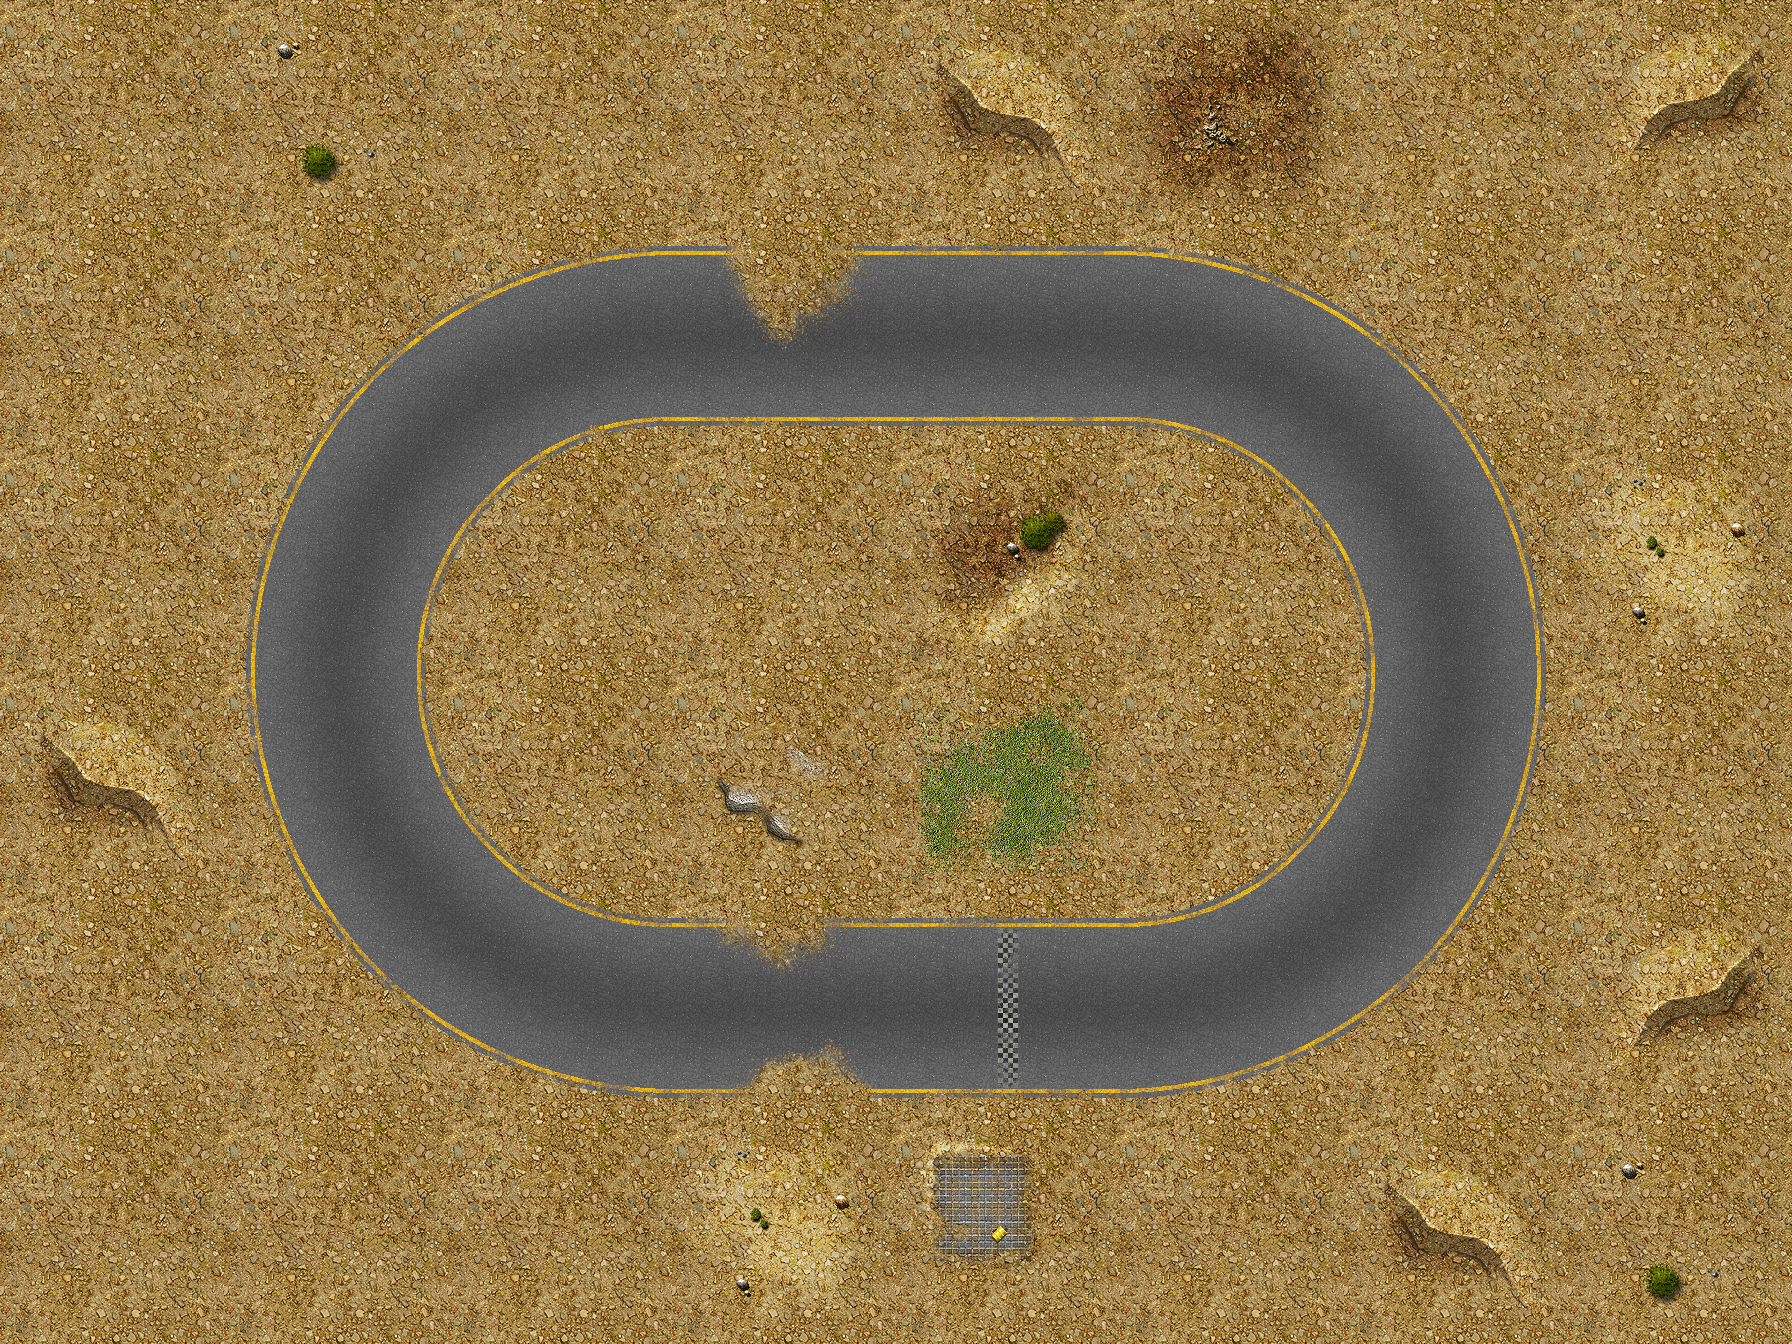

Rendered tile map (Tiled .tmx) drawn with the repository's tilesets; below, a short description and the map source with its tile grids summarised:
An orthogonal 8x6 tile map with 224x224 px tiles, 1 tile layer (track) and 49 objects (4x palm, 2x tree-5, 2x tree-6, 2x tree-9, tree-2, ...).

<map version="1.0" orientation="orthogonal" width="8" height="6" tilewidth="224" tileheight="224">
 <properties>
  <property name="name" value="Simple in the sand" />
 </properties>
 <tileset firstgid="1" name="desert" tilewidth="224" tileheight="224">
  <image source="tilesets/desert/224.png" width="896" height="2464" />
  <tile id="7">
   <properties>
    <property name="type" value="start" />
   </properties>
  </tile>
  <tile id="11">
   <properties>
    <property name="type" value="start" />
   </properties>
  </tile>
 </tileset>
 <layer name="track" width="8" height="6">
  <properties>
   <property name="start" value="left" />
  </properties>
  <data>[48 cells, 48 non-empty, 30 distinct tile ids]</data>
 </layer>
 <objectgroup color="#55ffff" name="-trees" width="8" height="6" visible="0">
  <object name="palm" type="palm" x="658" y="584" width="61" height="68">
   <properties>
    <property name="scale" value="4" />
   </properties>
  </object>
  <object name="palm" type="palm" x="1092" y="599" width="61" height="68">
   <properties>
    <property name="scale" value="5" />
   </properties>
  </object>
  <object name="palm" type="palm" x="888" y="681" width="61" height="68">
   <properties>
    <property name="scale" value="5" />
   </properties>
  </object>
  <object name="palm" type="palm" x="474" y="773" width="61" height="68">
   <properties>
    <property name="scale" value="5" />
   </properties>
  </object>
 </objectgroup>
 <objectgroup color="#55ffff" name="trees" width="8" height="6">
  <object name="tree-2" type="tree-2" x="1440" y="202" width="61" height="68">
   <properties>
    <property name="scale" value="2" />
   </properties>
  </object>
  <object name="tree-5" type="tree-5" x="301" y="1054" width="61" height="68">
   <properties>
    <property name="scale" value="5" />
   </properties>
  </object>
  <object name="tree-6" type="tree-6" x="993" y="564" width="61" height="68">
   <properties>
    <property name="scale" value="6" />
   </properties>
  </object>
  <object name="tree-9" type="tree-9" x="864" y="647" width="61" height="68">
   <properties>
    <property name="scale" value="8" />
   </properties>
  </object>
  <object name="tree-9" type="tree-9" x="207" y="360" width="61" height="68">
   <properties>
    <property name="scale" value="4" />
   </properties>
  </object>
  <object name="tree-1" type="tree-1" x="839" y="125" width="61" height="68">
   <properties>
    <property name="scale" value="1.25" />
   </properties>
  </object>
  <object name="tree-5" type="tree-5" x="364" y="184" width="61" height="68">
   <properties>
    <property name="scale" value="2" />
   </properties>
  </object>
  <object name="tree-6" type="tree-6" x="653" y="610" width="61" height="68">
   <properties>
    <property name="scale" value="4" />
   </properties>
  </object>
 </objectgroup>
 <objectgroup color="#ffaa00" name="lights" width="8" height="6">
  <object x="511" y="1068" width="27" height="21" />
  <object x="225" y="708" width="27" height="21" />
  <object x="772" y="215" width="27" height="21" />
  <object x="1527" y="674" width="27" height="21" />
  <object x="1132" y="211" width="27" height="21" />
  <object x="1198" y="1068" width="27" height="21" />
  <object x="376" y="339" />
  <object x="335" y="1008" />
  <object x="1400" y="968" />
  <object x="1435" y="322" />
 </objectgroup>
 <objectgroup color="#a40002" name="walls" width="8" height="6">
  <object x="676" y="439">
   <polyline points="0,0 60,0 385,0 429,7" />
  </object>
  <object x="860" y="894">
   <polyline points="15,14 77,27 195,35 280,29 364,3 469,-69" />
  </object>
  <object x="595" y="453">
   <polyline points="57,-9 -5,6 -63,49 -101,92 -127,213 -86,337 28,413 173,422" />
  </object>
  <object x="812" y="1106">
   <polyline points="-45,-2 41,-9 131,-21 242,-15 339,-19 437,-9" />
  </object>
  <object x="773" y="1114">
   <polyline points="0,0 -133,-16 -260,-17 -330,-61 -456,-89 -560,-396 -518,-599" />
  </object>
  <object x="227" y="529">
   <polyline points="0,0 86,-112 146,-233" />
  </object>
  <object x="375" y="316">
   <polyline points="0,0 107,-82 271,-92 391,-110" />
  </object>
  <object x="786" y="182">
   <polyline points="-42,17 197,41 344,16 568,35" />
  </object>
  <object x="1266" y="223">
   <polyline points="0,0 181,77 246,180" />
  </object>
  <object x="1520" y="385">
   <polyline points="0,0 50,176 32,382 -42,535 -122,609" />
  </object>
  <object x="1429" y="988">
   <polyline points="0,0 -201,100" />
  </object>
  <object x="763" y="855">
   <polyline points="0,0 155,56" />
  </object>
  <object x="1097" y="435">
   <polyline points="3,18 136,45 192,66 213,106 247,193 249,269 239,333 195,407" />
  </object>
 </objectgroup>
 <objectgroup color="#ecde0e" name="sectors" width="8" height="6" visible="0">
  <object x="677" y="249">
   <polygon points="-5,-81 -5,199 443,199 443,-81" />
  </object>
  <object x="1139" y="421">
   <polygon points="-19,27 -19,-253 317,-141 149,83" />
  </object>
  <object x="1310" y="496">
   <polygon points="-22,8 146,-216 258,8 34,120" />
  </object>
  <object x="1368" y="627">
   <polygon points="-24,-11 200,-123 200,157 -24,157" />
  </object>
  <object x="1342" y="808">
   <polygon points="2,-24 226,-24 2,256 -110,88" />
  </object>
  <object x="1210" y="910">
   <polygon points="22,-14 -90,-14 -90,210 134,154" />
  </object>
  <object x="658" y="1090">
   <polygon points="14,30 -322,-26 -98,-306 14,-250" />
  </object>
  <object x="417" y="1015">
   <polygon points="-81,49 -193,-175 87,-287 143,-231" />
  </object>
  <object x="254" y="779">
   <polygon points="-30,61 250,-51 250,-219 -30,-331" />
  </object>
  <object x="275" y="488">
   <polygon points="-51,-40 229,72 285,16 117,-264" />
  </object>
  <object x="453" y="293">
   <polygon points="-61,-69 107,211 219,155 219,-125" />
  </object>
  <object x="662" y="915">
   <polygon points="10,-75 10,205 234,205 234,-19" />
  </object>
  <object x="899" y="913">
   <polygon points="-3,-17 -3,207 221,207 221,-17" />
  </object>
 </objectgroup>
 <objectgroup color="#ffec18" name="route" width="8" height="6" visible="0">
  <object x="1121" y="1017">
   <polyline points="0,0 -224,-6 -449,-9 -667,-98 -762,-229 -745,-509 -628,-625 -450,-689 0,-693 230,-596 318,-449 323,-233 162,-46" />
  </object>
 </objectgroup>
</map>
